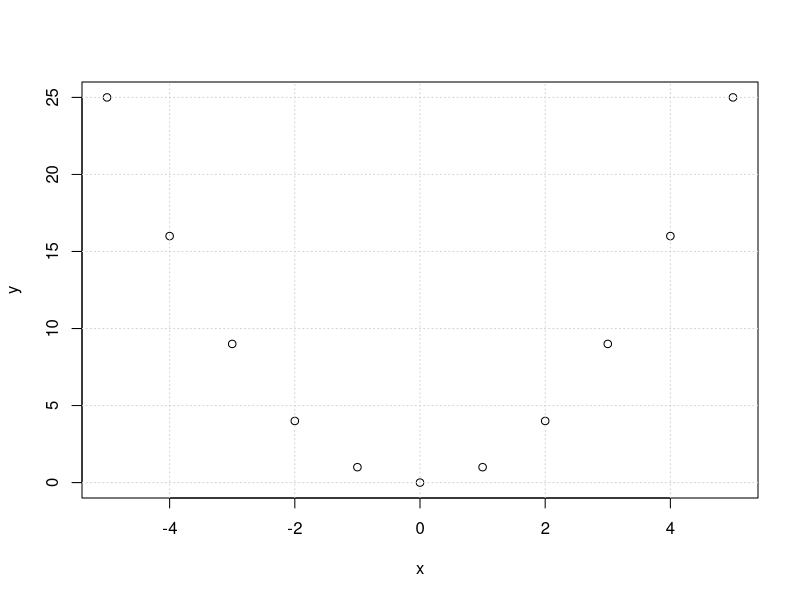

The R script that drew this image:
# First Test Script for understanding Git Version control with GitHub and RStudio

x = seq(-5,5,by=1)
y = x^2
plot(x,y)
  grid()
  